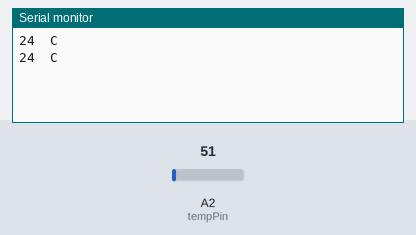
A sketch run on a simulated Arduino Uno, built with avr-gcc and run on an emulated ATmega328P. Parts: the last lines printed to the serial monitor. Inputs (shaded band) come from the test bench; at power-on: A2 (tempPin) = 51.

Above: at 1.8 s.
1.9 s: A2 (tempPin) set to 61
At 2.8 s:
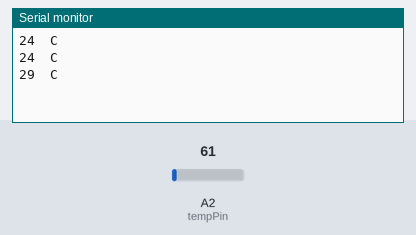
3.4 s: A2 (tempPin) set to 71
At 4.8 s:
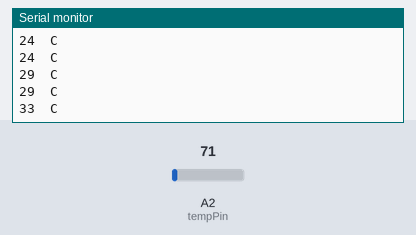
Timing chart, 0 to 6.4 s (numbered marks = the images above; inputs shaded):
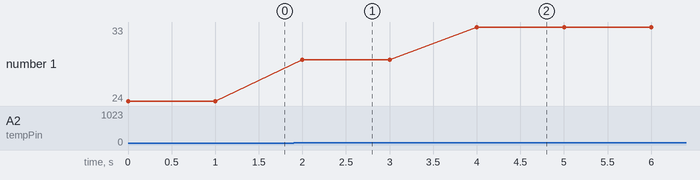

Measured:
- after the input at 1.9 s, the serial monitor: prints a new line after 0.10 s (image 1)
- after the input at 3.4 s, the serial monitor: prints a new line after 0.60 s (image 2)
- plotted number 1: 24 → 29 after the input at 1.9 s, 29 → 33 after the input at 3.4 s

The sketch:

promTemps.ino
```cpp
 #include <string.h>
 // Selecciona el pin de entrada analoga a leer.
 int tempPin = 2;
 // variable para guardar el valor del sensor de temperatura.
 int tempC = 0;
 // variable para la unidad de temperatura C-Celsius, K- Kelvin, F-Fahrenheit.
 char tempUnit = 'C';
 // arreglo de chars para envio final del dato del sensor.
 String tempArray[2] = {"", ""};
 // variable temporal de conteo
 int i = 0;
 double tf = 60;
 int cont1 = 0 ;
 int cont2 = 0 ;
 double prom1 = 0;
 double prom2 = 0;
 // preparacion del proceso
 void setup() {
   // Abre puerto serial y lo configura a 9600 bps
     Serial.begin(9600);
     // se fija la unidad de trabajo del sensor de temperatura.
     tempArray[1] = String(tempUnit);
 }
 // ejecuta el procesamiento del sensor
 void loop() {

   // lee el valor del sensor de temperatura en Volts
   tempC = analogRead(tempPin);
   // Convierte el valor a temperatura a grados centigrados y de analogo a digital
   // DEPENDE DEL SENSOR, REVISAR DATASHEET
   tempC = (4.9 * tempC * 100.0)/1024.0;
   // se transforma el dato int de temperatura a un char
   tempArray[0] = String(tempC);
   // Envia los datos uno por uno del arreglo del sensor por puerto serial
   for (i=0; i<2; i++){
     // imprime el elemento del arreglo por el puerto serial
     Serial.print(tempArray[i]);
     // espacio para diferenciar elementos en el arreglo
     if (i < 1){
       Serial.print("\t");
     }
   }
   // final de la trama de datos
   Serial.println("");
   // espera 1 segundo para repetir el procedimiento
   delay(1000);
   cont1++;
   prom1 += tempC;
   if(cont1 ==tf){
      Serial.print("El promedio del minuto anterior es de: " +String( prom1/tf,4) + "\t" + "C\n");

      cont2++;
      prom2 += prom1/tf;

      prom1 = 0 ;
      cont1 =0;
   }
   if(cont2==15){
    Serial.print("El promedio de los ultimos 15 mins es de: " +String( prom2/15.0,4) + "\t "+" C\n");
    cont2 = 0;
    prom2 = 0;
   }
   // Serial.println(tempArray[0]);

 }
```
